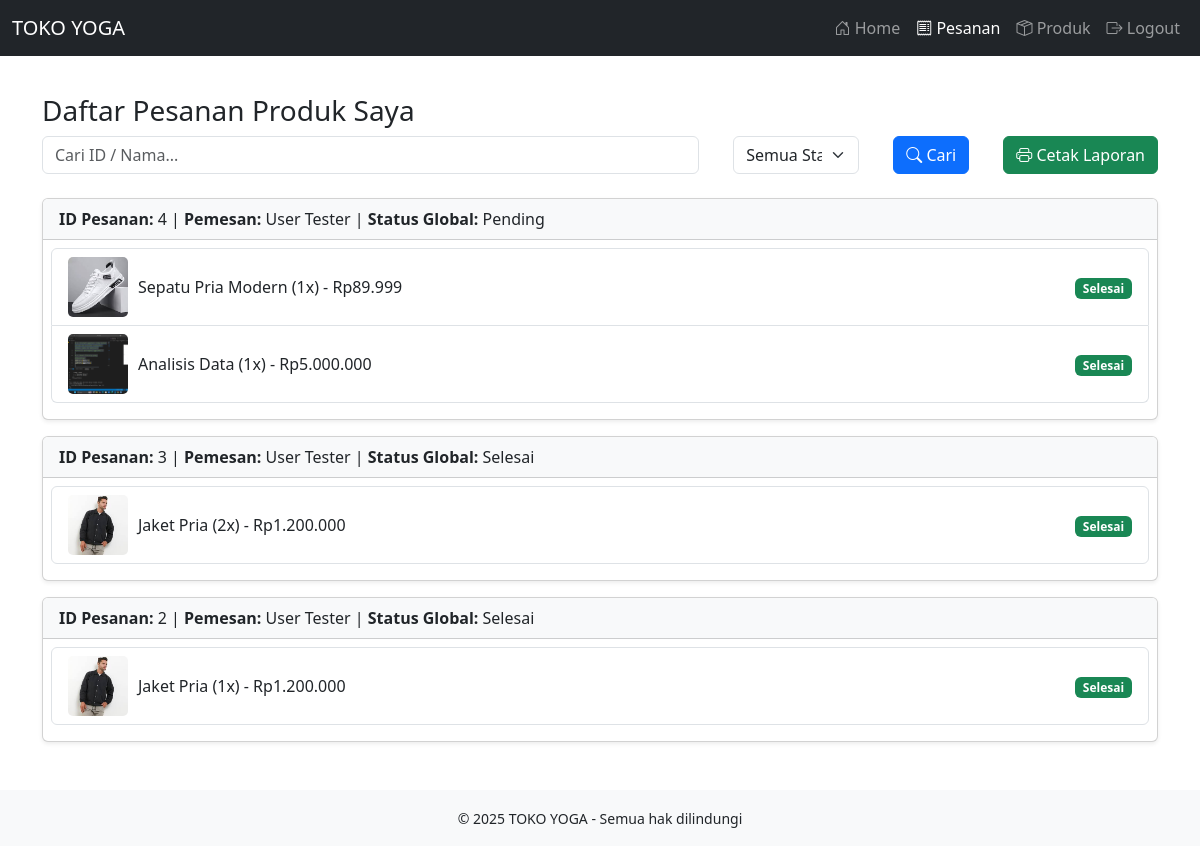
Screenshot of /admin/pesanan.php (signed in) with the database file from the repository.
### tables this page shows
CREATE TABLE `orders` (
  `id` int(11) NOT NULL,
  `user_id` int(11) NOT NULL,
  `tanggal` datetime DEFAULT current_timestamp(),
  `total_harga` decimal(12,2) DEFAULT NULL,
  `status` enum('pending','diproses','selesai') DEFAULT 'pending'
);

CREATE TABLE `users` (
  `id` int(11) NOT NULL,
  `nama` varchar(100) NOT NULL,
  `email` varchar(100) NOT NULL,
  `password` varchar(255) NOT NULL,
  `role` enum('user','admin') NOT NULL DEFAULT 'user'
);

CREATE TABLE `order_items` (
  `id` int(11) NOT NULL,
  `order_id` int(11) NOT NULL,
  `product_id` int(11) NOT NULL,
  `jumlah` int(11) NOT NULL,
  `harga_satuan` decimal(10,2) NOT NULL,
  `status_admin` enum('pending','diproses','selesai','') NOT NULL DEFAULT 'pending'
);

CREATE TABLE `products` (
  `id` int(11) NOT NULL,
  `nama_produk` varchar(150) NOT NULL,
  `harga` decimal(10,2) NOT NULL,
  `stok` int(11) NOT NULL,
  `deskripsi` text DEFAULT NULL,
  `gambar` varchar(255) DEFAULT NULL,
  `kategori_id` int(11) DEFAULT NULL,
  `user_id` int(11) NOT NULL
);

### admin/pesanan.php (the view, shortened to what this page needs)
<?php
include '../asset/php/koneksi.php';
$user_id = intval($_SESSION['user_id']);
$search = $_GET['search'] ?? '';
$status_filter = $_GET['status'] ?? '';
$where = "WHERE p.user_id = $user_id";
$sql = "SELECT DISTINCT o.*, u.nama AS nama_user
        FROM orders o
        JOIN order_items oi ON o.id = oi.order_id
        JOIN products p ON oi.product_id = p.id
        JOIN users u ON o.user_id = u.id
        $where
        ORDER BY o.id DESC";
$pesanan = $koneksi->query($sql);
?>
<!DOCTYPE html>
<html lang="id">
<head>
    <link href="https://cdn.jsdelivr.net/npm/bootstrap@5.3.3/dist/css/bootstrap.min.css" rel="stylesheet">
    <link href="https://cdn.jsdelivr.net/npm/bootstrap-icons@1.10.5/font/bootstrap-icons.css" rel="stylesheet">
</head>
<body>
<nav class="navbar navbar-expand-lg navbar-dark bg-dark navbar-fixed">
  <div class="container-fluid">
    <a class="navbar-brand" href="#">TOKO YOGA</a>
    <div class="collapse navbar-collapse" id="navbarNav">
      <ul class="navbar-nav ms-auto">
        <li class="nav-item"><a class="nav-link" href="dashboard.php"><i class="bi bi-house-door"></i> Home</a></li>
        <li class="nav-item"><a class="nav-link active" href="pesanan.php"><i class="bi bi-receipt"></i> Pesanan</a></li>
        <li class="nav-item"><a class="nav-link" href="produk.php"><i class="bi bi-box-seam"></i> Produk</a></li>
        <li class="nav-item"><a class="nav-link" href="../logout.php"><i class="bi bi-box-arrow-right"></i> Logout</a></li>
      </ul>
    </div>
  </div>
</nav>
<div class="container mt-4">
    <h3>Daftar Pesanan Produk Saya</h3>
    <form method="GET" action="">
        <div class="row align-items-end mb-4 flex-nowrap" style="display: flex; flex-wrap: nowrap; gap: 10px;">
            <div class="col-auto" style="flex: 1 1 auto; min-width: 150px;">
                <input type="text" name="search" class="form-control" placeholder="Cari ID / Nama..." value="<?= htmlspecialchars($search) ?>">
            </div>
            <div class="col-auto" style="flex: 0 0 150px;">
                <select name="status" class="form-select">
                    <option value="">Semua Status</option>
                </select>
            </div>
            <div class="col-auto" style="flex: 0 0 100px;">
                <button type="submit" class="btn btn-primary w-100"><i class="bi bi-search"></i> Cari</button>
            </div>
            <div class="col-auto" style="flex: 0 0 auto;">
                <a href="laporan.php?search=<?= urlencode($search) ?>&status=<?= urlencode($status_filter) ?>"
                class="btn btn-success">
                    <i class="bi bi-printer"></i> Cetak Laporan
                </a>
            </div>
        </div>
    </form>
    <?php if ($pesanan->num_rows > 0): ?>
        <?php while ($order = $pesanan->fetch_assoc()): ?>
            <div class="card mb-3 shadow-sm">
                <div class="card-header bg-light">
                    <strong>ID Pesanan:</strong> <?= $order['id']; ?> |
                    <strong>Pemesan:</strong> <?= htmlspecialchars($order['nama_user']); ?> |
                    <strong>Status Global:</strong> <?= ucfirst($order['status']); ?>
                </div>
                <div class="card-body p-2">
                    <ul class="list-group mb-2">
                        <?php
                        $sql_items = "SELECT oi.*, p.nama_produk, p.gambar
                                      FROM order_items oi
                                      JOIN products p ON oi.product_id = p.id
                                      WHERE oi.order_id = {$order['id']} AND p.user_id = $user_id";
                        $items = $koneksi->query($sql_items);
                        if ($items->num_rows > 0):
                            while ($item = $items->fetch_assoc()):
                        ?>
                            <li class="list-group-item">
                                <div class="d-flex justify-content-between align-items-center">
                                    <div class="d-flex align-items-center">
                                        <img src="../asset/img/<?= htmlspecialchars($item['gambar']); ?>" class="produk-img" alt="Gambar">
                                        <?= htmlspecialchars($item['nama_produk']); ?> (<?= $item['jumlah']; ?>x) - Rp<?= number_format($item['harga_satuan'], 0, ',', '.'); ?>
                                    </div>
                                    <div>
                                        <?php if ($item['status_admin'] !== 'selesai'): ?>
                                            <form action="../asset/php/update_status.php" method="POST" class="d-flex">
                                                <input type="hidden" name="order_item_id" value="<?= $item['id']; ?>">
                                                <select name="status" class="form-select form-select-sm me-2">
                                                    <option value="pending" <?= $item['status_admin'] == 'pending' ? 'selected' : '' ?>>Pending</option>
                                                    <option value="diproses" <?= $item['status_admin'] == 'diproses' ? 'selected' : '' ?>>Diproses</option>
                                                    <option value="selesai" <?= $item['status_admin'] == 'selesai' ? 'selected' : '' ?>>Selesai</option>
                                                </select>
                                                <button type="submit" class="btn btn-sm btn-primary">Update</button>
                                            </form>
                                        <?php else: ?>
                                            <span class="badge bg-success">Selesai</span>
                                        <?php endif; ?>
                                    </div>
                                </div>
                            </li>
                        <?php endwhile; else: ?>
                            <li class="list-group-item text-muted">Tidak ada produk Anda di pesanan ini.</li>
                        <?php endif; ?>
                    </ul>
                </div>
            </div>
        <?php endwhile; ?>
    <?php else: ?>
        <div class="alert alert-info">Belum ada pesanan yang berisi produk Anda.</div>
    <?php endif; ?>
</div>
<footer class="bg-light text-center py-3 mt-5">
    <small>© 2025 TOKO YOGA - Semua hak dilindungi</small>
</footer>
</body>
</html>

### admin/pesanan.php (style rules this page uses)
.navbar-fixed { position: fixed; top: 0; width: 100%; z-index: 1030; }
body { padding-top: 70px; }
.produk-img { width: 60px; height: 60px; object-fit: cover; border-radius: 5px; margin-right: 10px; }

### rows the page displays
orders: id "4", user.nama "User Tester", status "Pending"
order_items: product.gambar (picture), product.nama_produk "Sepatu Pria Modern", jumlah "1", harga_satuan "89.999", status_admin "Selesai"
order_items: product.gambar (picture), product.nama_produk "Analisis Data", jumlah "1", harga_satuan "5.000.000", status_admin "Selesai"
orders: id "3", user.nama "User Tester", status "Selesai"
order_items: product.gambar (picture), product.nama_produk "Jaket Pria", jumlah "2", harga_satuan "1.200.000", status_admin "Selesai"
orders: id "2", user.nama "User Tester", status "Selesai"
order_items: product.gambar (picture), product.nama_produk "Jaket Pria", jumlah "1", harga_satuan "1.200.000", status_admin "Selesai"
